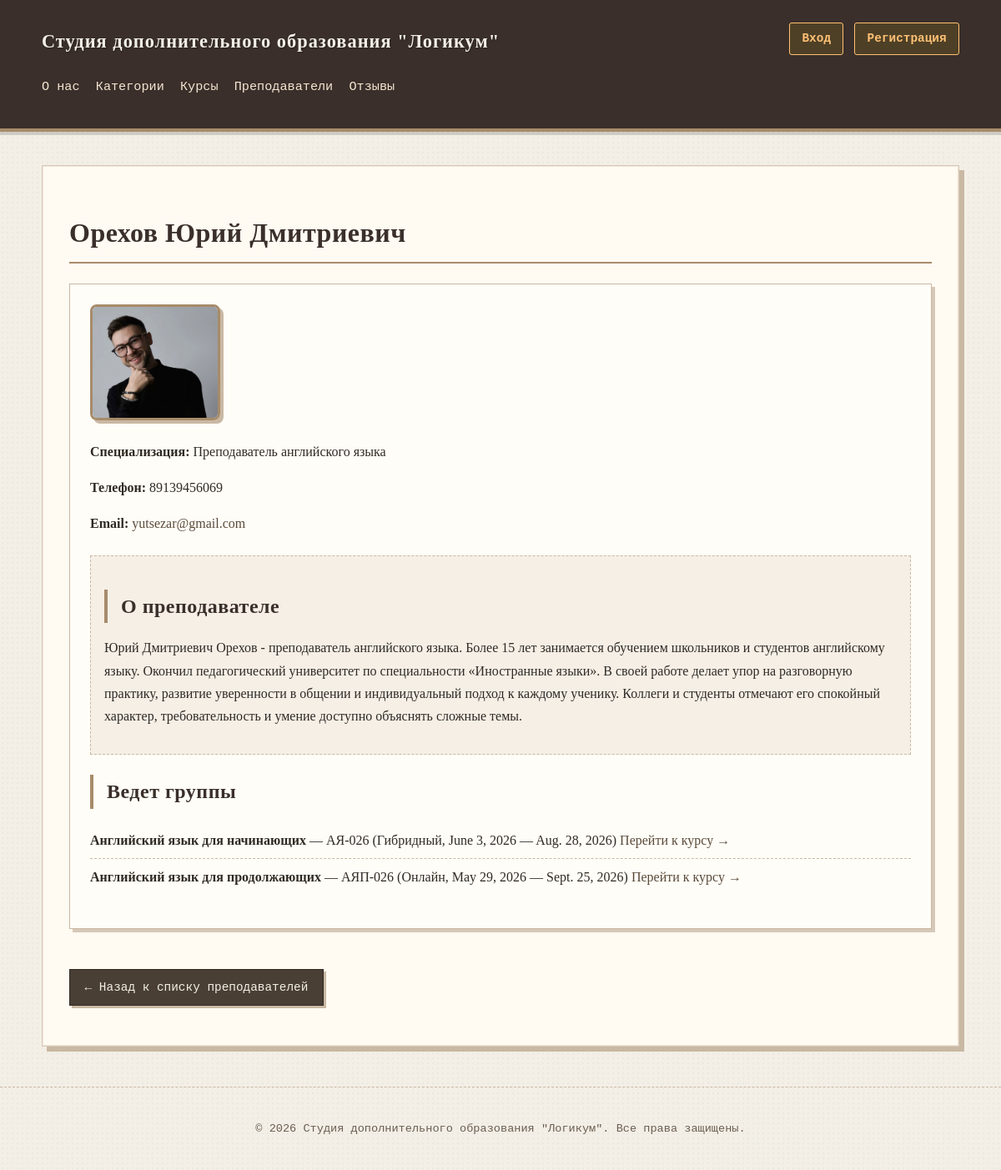
The page /education/teacher/1/ on the database its author committed.
### education/models.py (models this page shows, shortened)
class Teacher(models.Model):
    user = models.OneToOneField(
        User,
        on_delete=models.CASCADE,
        null=True,
        blank=True,
        related_name='teacher_profile',
        verbose_name="Пользователь"
    )
    first_name = models.CharField(max_length=50, verbose_name="Имя")
    last_name = models.CharField(max_length=50, verbose_name="Фамилия")
    middle_name = models.CharField(max_length=50, blank=True, verbose_name="Отчество")
    specialization = models.CharField(max_length=100, verbose_name="Специализация")
    phone = models.CharField(max_length=20, verbose_name="Телефон")
    email = models.EmailField(max_length=100, blank=True, verbose_name="Email")
    bio = models.TextField(blank=True, verbose_name="Биография")
    photo = models.ImageField(
        upload_to='teachers/%Y/%m/',
        blank=True,
        null=True,
        verbose_name="Фото",
        validators=[
            FileExtensionValidator(allowed_extensions=['jpg', 'jpeg', 'png', 'gif']),
            validate_image_size
        ],
        help_text="Поддерживаются форматы: JPG, PNG, GIF. Максимальный размер: 5 МБ"
    )
    is_active = models.BooleanField(default=True, verbose_name="Активен")
    class Meta:
        db_table = 'teachers'
        verbose_name = 'Преподаватель'
        verbose_name_plural = 'Преподаватели'
        ordering = ['last_name', 'first_name']
    def get_full_name(self):
        parts = [self.last_name, self.first_name]
        if self.middle_name:
            parts.append(self.middle_name)
        return ' '.join(parts)

class Group(models.Model):
    FORMAT_CHOICES = [
        ('offline', 'Очно'),
        ('online', 'Онлайн'),
        ('hybrid', 'Гибридный'),
    ]
    course = models.ForeignKey(Course, on_delete=models.CASCADE, related_name='groups', verbose_name="Курс")
    teacher = models.ForeignKey(Teacher, on_delete=models.SET_NULL, null=True, related_name='groups', verbose_name="Преподаватель")
    name = models.CharField(max_length=100, verbose_name="Название группы")
    start_date = models.DateField(verbose_name="Дата начала")
    end_date = models.DateField(verbose_name="Дата окончания")
    format = models.CharField(max_length=20, choices=FORMAT_CHOICES, verbose_name="Формат обучения")
    max_students = models.PositiveIntegerField(default=10, verbose_name="Макс. студентов")
    is_active = models.BooleanField(default=True, verbose_name="Активна")
    class Meta:
        db_table = 'groups'
        verbose_name = 'Группа'
        verbose_name_plural = 'Группы'
        ordering = ['-start_date']

class Course(models.Model):
    class Status(models.IntegerChoices):
        DRAFT = 0, 'Черновик'
        PUBLISHED = 1, 'Опубликован'
    category = models.ForeignKey(
        Category,
        on_delete=models.SET_NULL,
        null=True,
        related_name='courses',
        verbose_name="Категория"
    )
    title = models.CharField(max_length=100, verbose_name="Название")
    slug = models.SlugField(max_length=100, unique=True, db_index=True, verbose_name="URL")
    description = models.TextField(verbose_name="Краткое описание")
    full_description = models.TextField(blank=True, verbose_name="Полное описание")
    duration_hours = models.IntegerField(verbose_name="Длительность (часы)")
    price = models.DecimalField(max_digits=10, decimal_places=2, verbose_name="Стоимость")
    status = models.IntegerField(
        choices=Status.choices,
        default=Status.DRAFT,
        verbose_name="Статус"
    )
    time_create = models.DateTimeField(auto_now_add=True, verbose_name="Дата создания")
    time_update = models.DateTimeField(auto_now=True, verbose_name="Дата изменения")
    class Meta:
        db_table = 'courses'
        verbose_name = 'Курс'
        verbose_name_plural = 'Курсы'
        ordering = ['-time_create']
    def get_absolute_url(self):
        return reverse('course-detail-slug', kwargs={'course_slug': self.slug})

### education/views.py (the view)
# urls.py: path('teacher/<int:teacher_id>/', views.teacher_detail, name='teacher-detail'),
def teacher_detail(request, teacher_id):
    teacher = get_object_or_404(Teacher, id=teacher_id, is_active=True)
    groups = teacher.groups.filter(is_active=True).select_related('course')
    data = {
        'title': f'Преподаватель: {teacher.get_full_name()}',
        'teacher': teacher,
        'groups': groups,
    }
    return render(request, 'education/teacher_detail.html', data)

### education/context_processors.py (called while the page is built, shortened)
def user_groups(request):
    if request.user.is_authenticated:
        groups = list(request.user.groups.values_list('name', flat=True))
        return {'user_groups': groups}
    return {'user_groups': []}

def user_permissions(request):
    context = {
        'user_groups': [],
        'is_admin': False,
        'is_teacher': False,
        'is_student': False,
        'is_marketer': False,
    }
    return context

### education/templates/education/teacher_detail.html (shortened to what this page needs)
{% extends 'base.html' %}
{% block content %}
    <h1>{{ teacher.get_full_name }}</h1>
    <div class="teacher-detail">
        {% if teacher.photo %}
        <img src="{{ teacher.photo.url }}" alt="{{ teacher.get_full_name }}" class="teacher-photo-large">
        {% else %}
        <div class="teacher-photo-placeholder-large">👨‍🏫</div>
        {% endif %}
        <div class="teacher-info">
            <p><strong>Специализация:</strong> {{ teacher.specialization }}</p>
            <p><strong>Телефон:</strong> {{ teacher.phone }}</p>
            {% if teacher.email %}
            <p><strong>Email:</strong> <a href="mailto:{{ teacher.email }}">{{ teacher.email }}</a></p>
            {% endif %}
        </div>
        {% if teacher.bio %}
        <div class="teacher-bio">
            <h2>О преподавателе</h2>
            <p>{{ teacher.bio|linebreaks }}</p>
        </div>
        {% endif %}
        {% if groups %}
        <div class="teacher-groups">
            <h2>Ведет группы</h2>
            <ul class="groups-list">
                {% for group in groups %}
                <li>
                    <strong>{{ group.course.title }}</strong> — {{ group.name }}
                    ({{ group.get_format_display }}, {{ group.start_date }} — {{ group.end_date }})
                    <a href="{{ group.course.get_absolute_url }}">Перейти к курсу →</a>
                </li>
                {% endfor %}
            </ul>
        </div>
        {% endif %}
    </div>
    <p class="back-link">
        <a href="{% url 'teachers-list' %}" class="btn">← Назад к списку преподавателей</a>
    </p>
{% endblock %}

### education/static/education/css/styles.css (style rules this page uses)
body { font-family: "Georgia", "Times New Roman", serif; line-height: 1.7; margin: 0; padding: 0; background-color: #f3efe6; color: #2f2a24; background-image: radial-gradient(rgba(0,0,0,0.03) 1px, transparent 1px); background-size: 6px 6px; }
h1, h2, h3, h4, h5, h6 { font-family: "Georgia", "Times New Roman", serif; font-weight: 600; color: #3a2f2a; letter-spacing: 0.5px; }
h1 { border-bottom: 2px solid #a78b6a; padding-bottom: 0.5rem; margin-bottom: 1.5rem; }
h2 { font-size: 1.5rem; margin: 1.5rem 0 1rem; border-left: 4px solid #a78b6a; padding-left: 1rem; }
.btn { display: inline-block; background-color: #4a3f35; color: #f3efe6; padding: 0.55rem 1.1rem; text-decoration: none; border: 1px solid #2f2a24; font-family: "Courier New", monospace; font-size: 0.9rem; margin-top: 1rem; box-shadow: 3px 3px 0 #c9b8a3; transition: all 0.15s ease; }
.teacher-photo-large { max-width: 150px; max-height: 150px; object-fit: contain; border-radius: 8px; border: 3px solid #a78b6a; box-shadow: 4px 4px 0 #c9b8a3; }
a { color: #5a4a3a; text-decoration: none; transition: all 0.15s ease; }
.student-info-section, .teacher-detail, .group-info-section, .student-courses-section, .student-performance-section, .student-attendance-section, .student-reviews-section, .group-students-section, .group-schedule-section, .group-performance-section, .profile-section, .dashboard-section { background: #fffdf7; border: 1px solid #c9b8a3; padding: 1.5rem; margin-bottom: 2rem; box-shadow: 4px 4px 0 #d6c8b8; }
.back-link { margin-top: 2rem; }
.teacher-bio { margin: 1.5rem 0; padding: 1rem; background: #f5efe6; border: 1px dashed #c9b8a3; }
.teacher-groups { margin-top: 1.5rem; }
.groups-list { list-style: none; padding: 0; }
.groups-list li { padding: 0.5rem 0; border-bottom: 1px dashed #c9b8a3; }
.groups-list li:last-child { border-bottom: none; }

### rows shown on the page
Teacher: get_full_name "Орехов Юрий Дмитриевич", photo (picture), specialization "Преподаватель английского языка", phone "89139456069", email "yutsezar@gmail.com", bio "Юрий Дмитриевич Орехов - преподаватель английского языка. Более 15 лет занимается обучением школьников и студентов английскому языку. Окончил педагогический университет по специальности «Иностранные языки». В своей работе делает упор на разговорную практику, развитие уверенности в общении и индивидуальный подход к каждому ученику. Коллеги и студенты отмечают его спокойный характер, требовательность и умение доступно объяснять сложные темы."
Group: course "Английский язык для начинающих", name "АЯ-026", format "Гибридный", start_date "June 3, 2026", end_date "Aug. 28, 2026"
Group: course "Английский язык для продолжающих", name "АЯП-026", format "Онлайн", start_date "May 29, 2026", end_date "Sept. 25, 2026"
